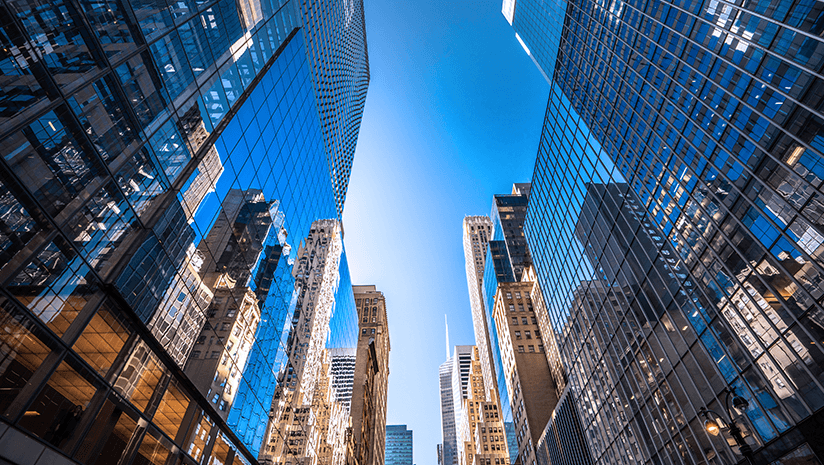
#> input picture IMAGE.png, 824 x 465 px
$ jupyter execute opencv_practice.ipynb
#> lines starting #> are read from the running program, lines starting #| are printed output that depends on the picture
# I need to use opencv to display because motplotlib animate is taking upwards of 20 minutes to make a video

[cell 1]
import cv2 as cv
import sys

img = cv.imread("./IMAGE.png")
#> img is the input picture: shape (465, 824, 3); mean B, G, R 127, 99.4, 71.8

if img is None:
    sys.exit("Could not read the image.")

cv.imshow("Display window", img)
k = cv.waitKey(0)
#> (key Esc is pressed here)
cv.destroyAllWindows()

if k == ord("s"):
    cv.imwrite("starry_night.png", img)

[cell 2]
import numpy as np
import cv2 as cv

img = np.zeros((512,512,3), np.uint8)

cv.line(img,(0,0),(511,511),(255,0,0),5)

cv.imshow("Test", img)
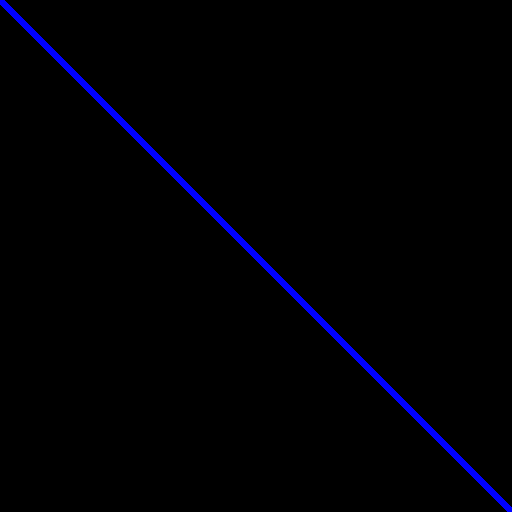
#> window 'Test': shape (512, 512, 3); mean B, G, R 4.5, 0, 0
cv.waitKey(0)
cv.destroyAllWindows()
